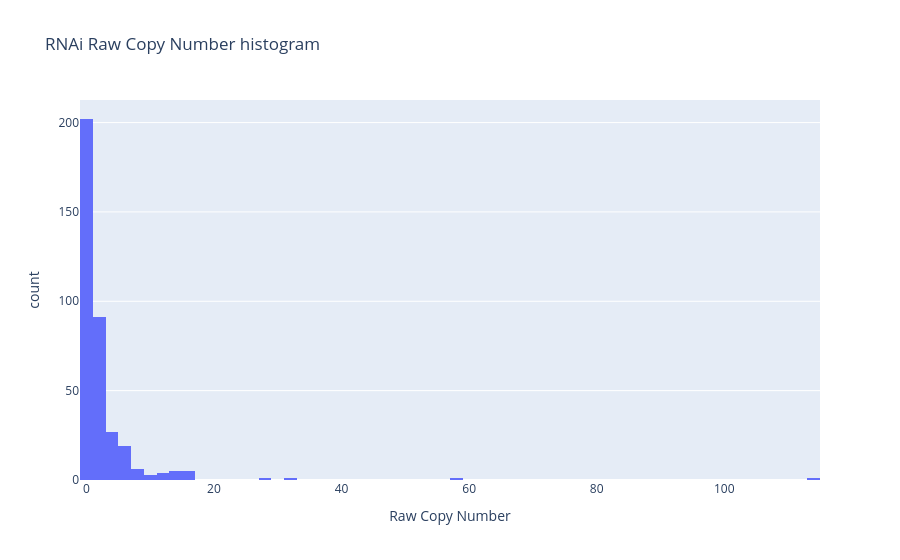

The cell this chart's notebook holds for it:
### Code cell
fig3 = px.histogram(RNAi_raw_PCN, title='RNAi Raw Copy Number histogram',x="Raw Copy Number")
fig3.show()

### Figure 1 — Plotly figure (JSON) as saved in the notebook; plotly's stock layout.template omitted (floating-point values rounded to 4 significant figures; data arrays with more than 128 entries replaced by an {"elided": "..."} marker saying what was removed)
{"data": [{"alignmentgroup": "True", "bingroup": "x", "hovertemplate": "Raw Copy Number=%{x}<br>count=%{y}<extra></extra>", "legendgroup": "", "marker": {"color": "#636efa", "pattern": {"shape": ""}}, "name": "", "offsetgroup": "", "orientation": "v", "showlegend": false, "x": {"elided": "366 float values"}, "xaxis": "x", "yaxis": "y", "type": "histogram"}], "layout": {"xaxis": {"anchor": "y", "domain": [0.0, 1.0], "title": {"text": "Raw Copy Number"}}, "yaxis": {"anchor": "x", "domain": [0.0, 1.0], "title": {"text": "count"}}, "legend": {"tracegroupgap": 0}, "title": {"text": "RNAi Raw Copy Number histogram"}, "barmode": "relative"}}
